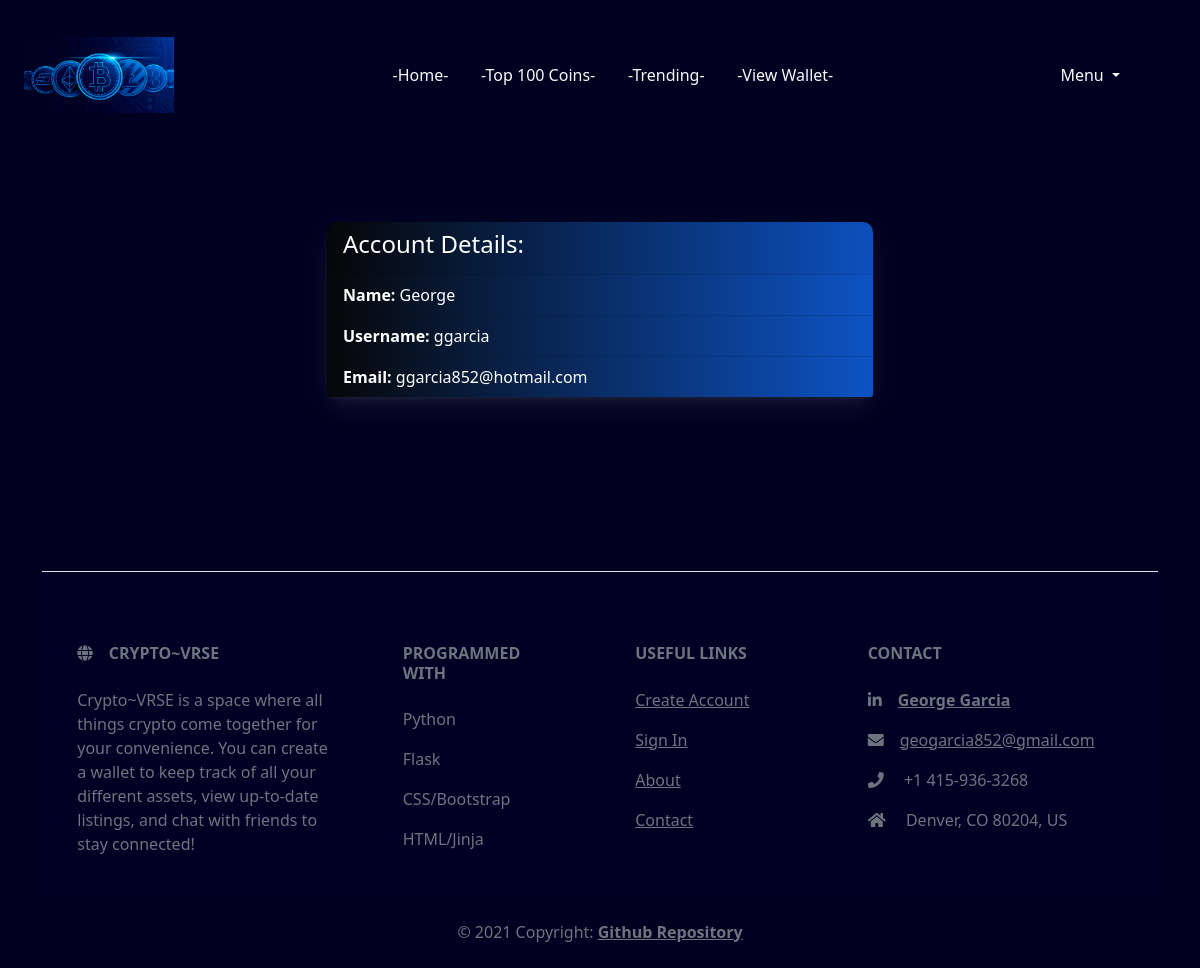
Page /my_account (signed in) on the committed database.
### app/models.py (models this page shows, shortened)
class User(db.Model, UserMixin):
    id = db.Column(db.Integer, primary_key=True)
    name = db.Column(db.String(64), nullable=False)
    username = db.Column(db.String(64), nullable=False, unique=True)
    email = db.Column(db.String(120), nullable=False, unique=True)
    password = db.Column(db.String(128), nullable=False)
    coins = db.relationship('Wallet', backref='user', lazy=True)

### app/routes.py (the view)
@app.route('/my_account')
def my_account():
    return render_template('my_account.html', title='My Account | Crypto~VRSE')

### app/models.py (called while the page is built)
@login_manager.user_loader
def load_user(user_id):
    return User.query.get(user_id)

### app/templates/my_account.html
{% extends 'base.html' %}
{% block content %}
<div class='row justify-content-center '>
    <div class='col-6 mt-5 pt-5'>
        <div class="card l-bg-blue-dark">
            <div class="card-header">
                <h4>Account Details:</h4>
            </div>
            <ul class="list-group list-group-flush">
            <li class="list-group-item l-bg-blue-dark"><b>Name: </b>{{ current_user.name }}</li>
            <li class="list-group-item l-bg-blue-dark"><b>Username: </b>{{ current_user.username }}</li>
            <li class="list-group-item l-bg-blue-dark"><b>Email: </b>{{ current_user.email }}</li>
            </ul>
        </div>
    </div>
</div>
<div class='mt-5 pt-5'>
    {% include 'footer.html' %}
</div>
{% endblock content %}

### app/static/css/main.css (style rules this page uses)
body { background-color: #000021; }
.card { background-color: #fff; border-radius: 10px; border: none; position: relative; margin-bottom: 30px; box-shadow: 0 0.46875rem 2.1875rem rgba(90,97,105,0.1), 0 0.9375rem 1.40625rem rgba(90,97,105,0.1), 0 0.25rem 0.53125rem rgba(90,97,105,0.12), 0 0.125rem 0.1875rem rgba(90,97,105,0.1); }
.l-bg-blue-dark { background: linear-gradient(to right, #060708, #0d53c4) !important; color: #fff; }
.list-group-item, .list-group-item:hover { z-index: auto; }

### rows in the picture
User: name "George", username "ggarcia", email "ggarcia852@hotmail.com"
